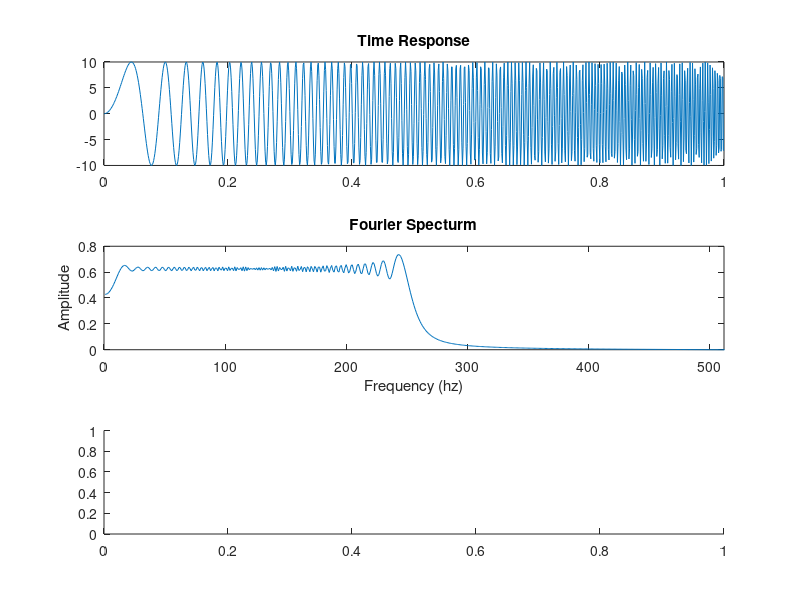

Reproduce this figure in MATLAB. (Note: this script raises an error after producing the figure.)
%Chrip singal
close all; clc; clear;
observe_time = 1;
sample_freq = 1024;
n_sample_pt = observe_time * sample_freq + 1;
time_line = linspace(0, 1, n_sample_pt);
dt = 1/sample_freq;
frequency_range = linspace(0, 128, n_sample_pt+1);

signal = zeros([n_sample_pt, 1]);
for i = 1:n_sample_pt
    t = dt*(i-1);
    signal(i) = 10 * sin(2*pi*frequency_range(i)*t);
end

figure;
subplot(3, 1, 1);
plot(time_line, signal);
title("Time Response");

subplot(3, 1, 2);
plot(abs(2*fft(signal)/n_sample_pt));
xlim([0, 512]);
title("Fourier Specturm");
ylabel("Amplitude")
xlabel("Frequency (hz)");

subplot(3, 1, 3);
spectrogram(signal, hann(128), [], [], sample_freq, "yaxis"); %not giving argument noverlap and f
title("Spectrogram")
ylabel("Frequency")
xlabel("Time (ms)")


